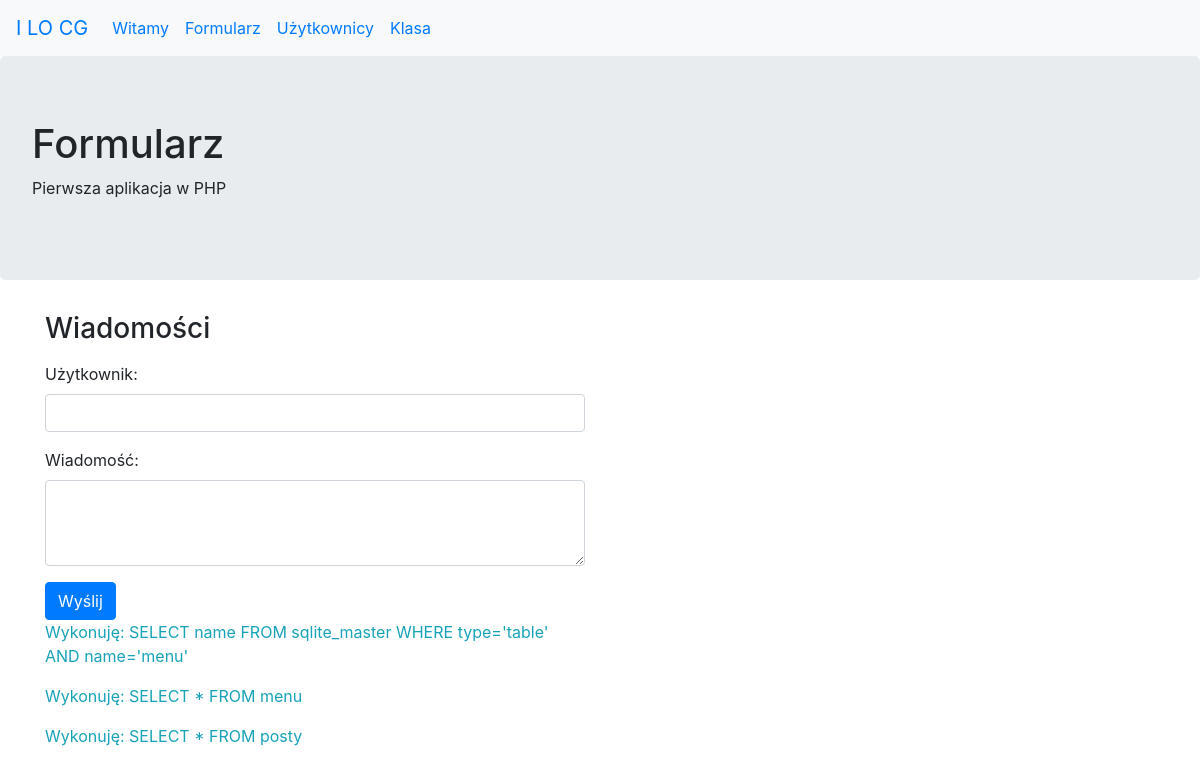
Before: /phpapp-master/index.php?id=2 with the older database file.
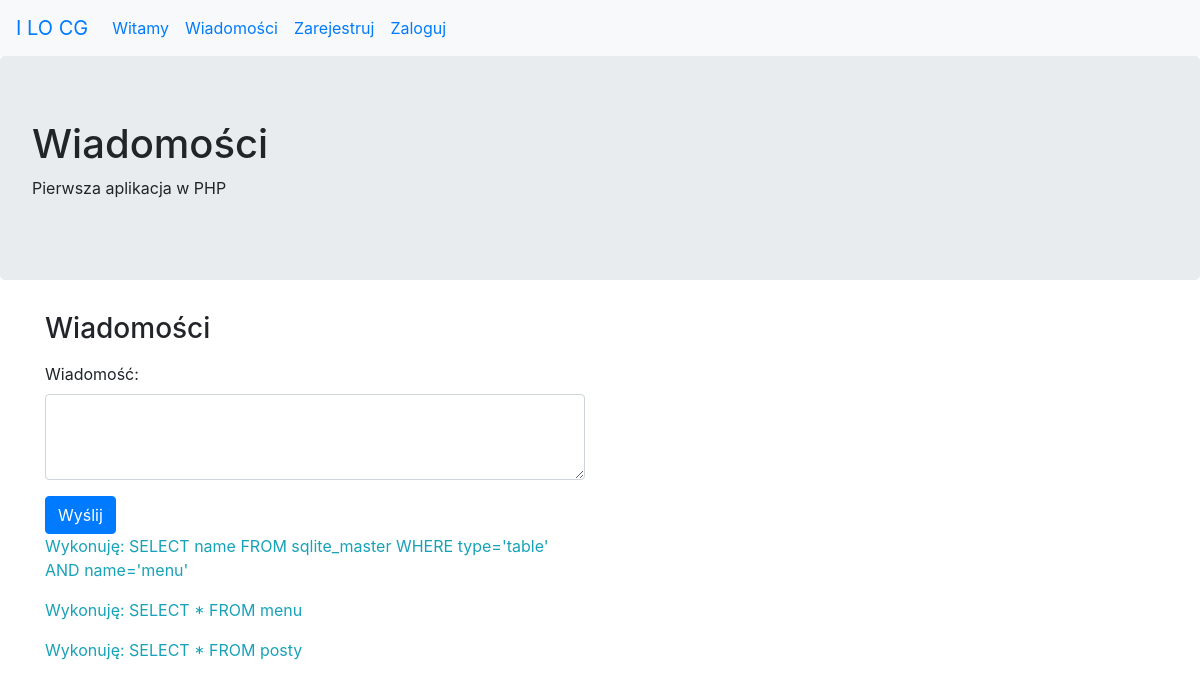
After: the same page with the newer database file.
### tables this page shows
CREATE TABLE menu (
	id INTEGER PRIMARY KEY AUTOINCREMENT,
	plik CHAR(20) NOT NULL,
	tytul VARCHAR(30) NOT NULL,
	pozycja INTEGER DEFAULT 0
);

### phpapp-master/index.php (called while the page is built, shortened)
<?php
$dbfile = DBASE.'baza.db';
$kom = array();
require_once(DINC.'functions.php');
require_once(DINC.'db.php');
$db = new Baza($dbfile);
include_once(DINC.'template.php');
?>

### phpapp-master/inc/functions.php (the view, shortened to what this page needs)
<?php
function get_menu($id, &$strona) {
	Baza::db_query('SELECT * FROM menu');
 	foreach (Baza::$ret as $k => $t) {
		echo '
<li class="nav-item">
    <a class="nav-link';
    if ($t['id'] == $id) {
    	echo ' active';
    }
    echo '" href="?id='.$t['id'].'">'.$t['tytul'].'</a>
</li>
		';
	}
}
function get_page_title($strona) {
	if (array_key_exists('tytul', $strona))
		echo $strona['tytul'];
	else
		echo 'Aplikacja PHP';
}
function get_page_content($strona) {
	if (array_key_exists('plik', $strona))
		if (file_exists($strona['plik'].'.html'))
			include($strona['plik'].'.html');
		else
			include('404.html');
}
function get_koms($kom) {
	foreach ($kom as $k) {
		echo "<p class=\"text-info\">$k</p>";
	}
}
?>

### phpapp-master/inc/db.php (shortened to what this page needs)
<?php
class Baza {
	static private $db = null;
	public function __construct($dbfile) {
		self::$db = new PDO("sqlite:$dbfile");
		self::$db->setAttribute(PDO::ATTR_ERRMODE, PDO::ERRMODE_EXCEPTION);
		self::init_tables();
	}
	function init_tables() {
		if (file_exists(DBASE.'baza.sql')) {
			$q = "SELECT name FROM sqlite_master WHERE type='table' AND name='menu'";
			self::db_query($q);
		}
	}
	static public function db_query($q) {
		try {
			self::$ret = self::$db->query($q, PDO::FETCH_ASSOC)->fetchAll();
			self::$kom[] = 'Wykonuję: '.$q.'<br>';
		} catch(PDOException $e) {
			echo ($e->getMessage());
		}
	}
}
?>

### phpapp-master/inc/template.php (shortened to what this page needs)
<!doctype html>
<html lang="pl">
<head>
    <link rel="stylesheet" href="https://stackpath.bootstrapcdn.com/bootstrap/4.3.1/css/bootstrap.min.css">
</head>
<body>
    <nav class="navbar navbar-expand-sm bg-light">
        <a class="navbar-brand" href="http://lo1.sandomierz.pl">I LO CG</a>
        <div class="collapse navbar-collapse" id="collapsibleNavbar">
            <ul class="navbar-nav">
<?php get_menu($id, $strona); ?>
            </ul>
        </div>
    </nav>
<div class="jumbotron">
  <h1><?php get_page_title($strona); ?></h1>
  <p>Pierwsza aplikacja w PHP</p>
</div>
<div class="container">
	<div class="row">
		<div class="col">
		<?php
            get_koms(Baza::$kom);
		?>
		</div>
		<div class="col"></div>
	</div>
</div>
</body>
</html>

Changed rows visible on the page:
removed menu: tytul "Formularz"
added menu: tytul "Wiadomości"
changed menu: plik "formularz" → "wiadomosci" (drawn)
changed menu: tytul "Użytkownicy" → "Zarejestruj"
changed menu: tytul "Klasa" → "Zaloguj"
Other visible differences:
text no longer shown: "Wiadomości Użytkownik: Wiadomość:"
text now shown: "Wiadomości Wiadomość:"
